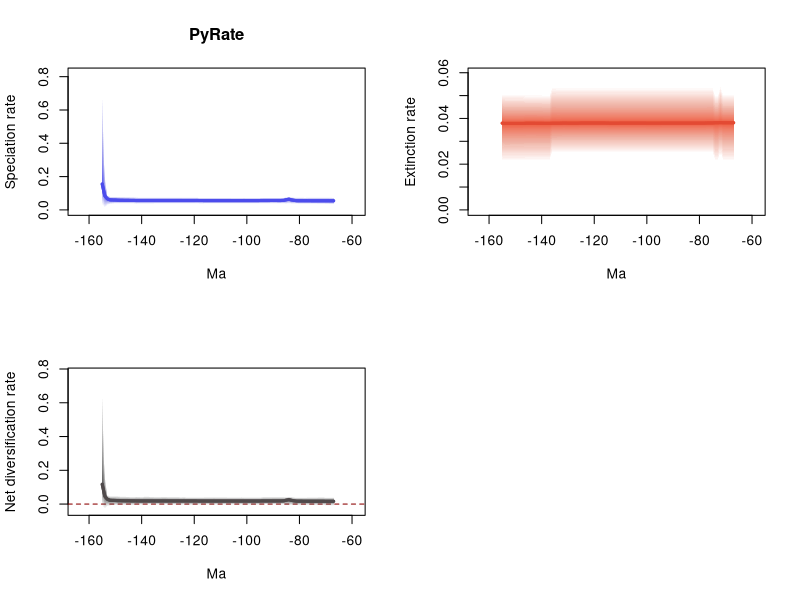

This chart was generated by the following R code:
# 1 files combined:
# 	./PyRate_Inputs_2_BDMCMC_Grj_marginal_rates.log

# 95% HPDs calculated using code from Biopy (https://www.cs.auckland.ac.nz/~yhel002/biopy/)

pdf(file='./PyRate_Inputs_2_BDMCMC_Grj_marginal_rates_RTT.pdf',width=10.8, height=8.4)
par(mfrow=c(2,2))
library(scales)
plot_RTT <- function (age,hpd_M,hpd_m,mean_m,color){
    N=100
    beta=(1:(N-1))/N
    alpha_shape=0.25
    cat=1-(beta^(1./alpha_shape))
    for (i in 1:(N-1)){
        trans= 1/N + 2/N
        polygon(c(age, rev(age)), c(hpd_M-((hpd_M-mean_m)*cat[i]), rev(hpd_m+((mean_m-hpd_m)*cat[i]))), col = alpha(color,trans), border = NA)
    }
    lines(rev(age), rev(mean_m), col = color, lwd=3)
}
    
L_hpd_m95=c(NA, NA,NA,NA,NA,NA,NA,NA,NA,NA,NA,NA,NA,NA,NA,NA,NA,NA,NA,NA,NA,NA,NA,NA,NA,NA,NA,NA,NA,NA,NA,NA,NA,NA,NA,NA,NA,NA,NA,NA,NA,NA,NA,NA,NA,NA,NA,NA,NA,NA,NA,NA,NA,NA,NA,NA,NA,NA,NA,NA,NA,NA,NA,NA,NA,NA,NA,0.033132845297311,0.033132845297311,0.034170276833524,0.034390557631366,0.035407659388269,0.035407659388269,0.035407659388269,0.035554231716987,0.035554231716987,0.035554231716987,0.035407659388269,0.035407659388269,0.036279137392553,0.035923321981121,0.036522135614682,0.036522135614682,0.035923321981121,0.037615710340222,0.035923321981121,0.037090063607033,0.037090063607033,0.037090063607033,0.037090063607033,0.037090063607033,0.037090063607033,0.03718623914533,0.037090063607033,0.037090063607033,0.037090063607033,0.037090063607033,0.037090063607033,0.037090063607033,0.037090063607033,0.037090063607033,0.03718623914533,0.037090063607033,0.037090063607033,0.037090063607033,0.037090063607033,0.03718623914533,0.03718623914533,0.037090063607033,0.037090063607033,0.037090063607033,0.037090063607033,0.037090063607033,0.037090063607033,0.037090063607033,0.037090063607033,0.037090063607033,0.036522135614682,0.036522135614682,0.037725770912942,0.03718623914533,0.03718623914533,0.03718623914533,0.037090063607033,0.037090063607033,0.037090063607033,0.037090063607033,0.037090063607033,0.037090063607033,0.037090063607033,0.037090063607033,0.037090063607033,0.037090063607033,0.037090063607033,0.037090063607033,0.037090063607033,0.036522135614682,0.036522135614682,0.036522135614682,0.036522135614682,0.036522135614682,0.036279137392553,0.035923321981121,0.037090063607033,0.037090063607033,0.037090063607033,0.037090063607033,0.03718623914533,0.037090063607033,0.037431744303712,0.037090063607033,0.035923321981121,0.034390557631366,0.028352001099836,0.011155280488353,0.027296947713953)
L_hpd_M95=c(NA, NA,NA,NA,NA,NA,NA,NA,NA,NA,NA,NA,NA,NA,NA,NA,NA,NA,NA,NA,NA,NA,NA,NA,NA,NA,NA,NA,NA,NA,NA,NA,NA,NA,NA,NA,NA,NA,NA,NA,NA,NA,NA,NA,NA,NA,NA,NA,NA,NA,NA,NA,NA,NA,NA,NA,NA,NA,NA,NA,NA,NA,NA,NA,NA,NA,NA,0.075068440448936,0.075359951977402,0.075660834634537,0.075660834634537,0.075660834634537,0.075660834634537,0.075660834634537,0.075660834634537,0.075660834634537,0.075660834634537,0.075359951977402,0.075068440448936,0.075660834634537,0.075660834634537,0.075660834634537,0.075660834634537,0.077612314506227,0.080597125366333,0.076979334022678,0.074791546422418,0.074106934449482,0.074106934449482,0.074106934449482,0.074106934449482,0.074106934449482,0.074106934449482,0.073925871897691,0.073925871897691,0.073440605465798,0.073440605465798,0.073440605465798,0.073440605465798,0.073440605465798,0.073925871897691,0.074106934449482,0.073925871897691,0.073925871897691,0.073925871897691,0.073925871897691,0.074106934449482,0.074106934449482,0.074106934449482,0.074106934449482,0.074106934449482,0.074106934449482,0.074106934449482,0.074106934449482,0.074106934449482,0.074106934449482,0.074106934449482,0.074106934449482,0.074106934449482,0.075660834634537,0.075359951977402,0.075359951977402,0.075359951977402,0.075359951977402,0.075359951977402,0.075660834634537,0.075660834634537,0.075660834634537,0.075660834634537,0.075660834634537,0.075660834634537,0.075660834634537,0.075660834634537,0.075660834634537,0.075660834634537,0.075660834634537,0.075660834634537,0.075660834634537,0.075660834634537,0.075660834634537,0.075660834634537,0.075660834634537,0.076257078403613,0.078031837006164,0.078031837006164,0.078931810110979,0.079068812698501,0.079566750399445,0.07977508436553,0.080597125366333,0.080961025222847,0.080961025222847,0.080961025222847,0.090212540175157,0.211875882957203,0.744561066366308)
M_hpd_m95=c(NA, NA,NA,NA,NA,NA,NA,NA,NA,NA,NA,NA,NA,NA,NA,NA,NA,NA,NA,NA,NA,NA,NA,NA,NA,NA,NA,NA,NA,NA,NA,NA,NA,NA,NA,NA,NA,NA,NA,NA,NA,NA,NA,NA,NA,NA,NA,NA,NA,NA,NA,NA,NA,NA,NA,NA,NA,NA,NA,NA,NA,NA,NA,NA,NA,NA,NA,0.020978437178329,0.020978437178329,0.020978437178329,0.020978437178329,0.020978437178329,0.024751059191146,0.020978437178329,0.020978437178329,0.024751059191146,0.024751059191146,0.024751059191146,0.02479168145351,0.02479168145351,0.02479168145351,0.02479168145351,0.02479168145351,0.02479168145351,0.02479168145351,0.02479168145351,0.02479168145351,0.02479168145351,0.02479168145351,0.02479168145351,0.02479168145351,0.02479168145351,0.02479168145351,0.02479168145351,0.02479168145351,0.02479168145351,0.02479168145351,0.02479168145351,0.02479168145351,0.02479168145351,0.02479168145351,0.02479168145351,0.02479168145351,0.02479168145351,0.02479168145351,0.02479168145351,0.02479168145351,0.02479168145351,0.02479168145351,0.02479168145351,0.02479168145351,0.02479168145351,0.02479168145351,0.02479168145351,0.02479168145351,0.024751059191146,0.024751059191146,0.024751059191146,0.024751059191146,0.024751059191146,0.024751059191146,0.024751059191146,0.024751059191146,0.024751059191146,0.024751059191146,0.024751059191146,0.024751059191146,0.024751059191146,0.024751059191146,0.024751059191146,0.024751059191146,0.024751059191146,0.024751059191146,0.024751059191146,0.024751059191146,0.024751059191146,0.024751059191146,0.020978437178329,0.020978437178329,0.020978437178329,0.020978437178329,0.020978437178329,0.020978437178329,0.020978437178329,0.020978437178329,0.020978437178329,0.020978437178329,0.020978437178329,0.020978437178329,0.020978437178329,0.020978437178329,0.020978437178329,0.020978437178329,0.020978437178329,0.020978437178329,0.020978437178329)
M_hpd_M95=c(NA, NA,NA,NA,NA,NA,NA,NA,NA,NA,NA,NA,NA,NA,NA,NA,NA,NA,NA,NA,NA,NA,NA,NA,NA,NA,NA,NA,NA,NA,NA,NA,NA,NA,NA,NA,NA,NA,NA,NA,NA,NA,NA,NA,NA,NA,NA,NA,NA,NA,NA,NA,NA,NA,NA,NA,NA,NA,NA,NA,NA,NA,NA,NA,NA,NA,NA,0.050666124522385,0.050666124522385,0.050666124522385,0.050666124522385,0.050666124522385,0.054231847117506,0.050418544905028,0.050418544905028,0.053767558972792,0.053767558972792,0.053767558972792,0.053767558972792,0.053767558972792,0.053767558972792,0.053767558972792,0.053767558972792,0.053767558972792,0.053767558972792,0.053767558972792,0.053767558972792,0.053767558972792,0.053767558972792,0.053767558972792,0.053767558972792,0.053767558972792,0.053767558972792,0.053767558972792,0.053767558972792,0.053767558972792,0.053767558972792,0.053767558972792,0.053767558972792,0.053767558972792,0.053767558972792,0.053767558972792,0.053767558972792,0.053767558972792,0.053767558972792,0.053767558972792,0.053767558972792,0.053767558972792,0.053767558972792,0.053767558972792,0.053767558972792,0.053767558972792,0.053767558972792,0.053767558972792,0.053767558972792,0.053767558972792,0.053767558972792,0.053767558972792,0.053767558972792,0.053767558972792,0.053767558972792,0.053767558972792,0.053767558972792,0.053767558972792,0.053767558972792,0.053767558972792,0.053767558972792,0.053767558972792,0.053767558972792,0.053767558972792,0.053767558972792,0.053767558972792,0.053767558972792,0.053767558972792,0.053767558972792,0.053993831972511,0.053993831972511,0.050418544905028,0.050418544905028,0.050418544905028,0.050549088525057,0.050549088525057,0.050549088525057,0.050549088525057,0.050549088525057,0.050549088525057,0.050549088525057,0.050666124522385,0.050666124522385,0.050666124522385,0.050666124522385,0.050666124522385,0.050666124522385,0.050666124522385,0.050666124522385,0.051023370517155)
R_hpd_m95=c(NA, NA,NA,NA,NA,NA,NA,NA,NA,NA,NA,NA,NA,NA,NA,NA,NA,NA,NA,NA,NA,NA,NA,NA,NA,NA,NA,NA,NA,NA,NA,NA,NA,NA,NA,NA,NA,NA,NA,NA,NA,NA,NA,NA,NA,NA,NA,NA,NA,NA,NA,NA,NA,NA,NA,NA,NA,NA,NA,NA,NA,NA,NA,NA,NA,NA,NA,-0.00981817672663,-0.00981817672663,-0.00981817672663,-0.00981817672663,-0.007435949705008,-0.007435949705008,-0.007435949705008,-0.007435949705008,-0.007300328778467,-0.007435949705008,-0.007435949705008,-0.007300328778467,-0.007300328778467,-0.007300328778467,-0.007435949705008,-0.007300328778467,-0.00676066576034,-0.008875245937565,-0.008875245937565,-0.003464693364146,-0.003464693364146,-0.003464693364146,-0.003464693364146,-0.003464693364146,-0.003464693364146,-0.003320258670422,-0.003127245948806,-0.003127245948806,-0.005758771968773,-0.005758771968773,-0.005758771968773,-0.005758771968773,-0.005758771968773,-0.005758771968773,-0.005758771968773,-0.00430707925752,-0.00430707925752,-0.00430707925752,-0.00430707925752,-0.00430707925752,-0.00430707925752,-0.00430707925752,-0.00430707925752,-0.00430707925752,-0.00430707925752,-0.00430707925752,-0.00430707925752,-0.00430707925752,-0.00430707925752,-0.00430707925752,-0.005758771968773,-0.005758771968773,-0.005758771968773,-0.006561791461306,-0.006561791461306,-0.006561791461306,-0.00676066576034,-0.004043008139048,-0.007435949705008,-0.005053174374063,-0.005053174374063,-0.005053174374063,-0.005053174374063,-0.005053174374063,-0.003464693364146,-0.003464693364146,-0.00430707925752,-0.00430707925752,-0.00430707925752,-0.003464693364146,-0.003464693364146,-0.003464693364146,-0.003464693364146,-0.005758771968773,-0.00430707925752,-0.00460761445351,-0.007435949705008,-0.007435949705008,-0.006810686806875,-0.006561791461306,-0.006810686806875,-0.007435949705008,-0.006561791461306,-0.007435949705008,-0.008875245937565,-0.01035898491175,-0.014244643739018,-0.031262900790534,-0.014822902353274)
R_hpd_M95=c(NA, NA,NA,NA,NA,NA,NA,NA,NA,NA,NA,NA,NA,NA,NA,NA,NA,NA,NA,NA,NA,NA,NA,NA,NA,NA,NA,NA,NA,NA,NA,NA,NA,NA,NA,NA,NA,NA,NA,NA,NA,NA,NA,NA,NA,NA,NA,NA,NA,NA,NA,NA,NA,NA,NA,NA,NA,NA,NA,NA,NA,NA,NA,NA,NA,NA,NA,0.040829065987842,0.040829065987842,0.040727932147242,0.040727932147242,0.042293459083828,0.041881860154397,0.041881860154397,0.041308069595391,0.040829065987842,0.040829065987842,0.040829065987842,0.040727932147242,0.040727932147242,0.040829065987842,0.040366632248854,0.040727932147242,0.043818737535391,0.043818737535391,0.041881860154397,0.043818737535391,0.043818737535391,0.043818737535391,0.043818737535391,0.043818737535391,0.043818737535391,0.043818737535391,0.043818737535391,0.043818737535391,0.040829065987842,0.040829065987842,0.040829065987842,0.040829065987842,0.040829065987842,0.040829065987842,0.040829065987842,0.041881860154397,0.041308069595391,0.041308069595391,0.041308069595391,0.041308069595391,0.041308069595391,0.041881860154397,0.041881860154397,0.041881860154397,0.041881860154397,0.041881860154397,0.041881860154397,0.041881860154397,0.041881860154397,0.041881860154397,0.040829065987842,0.040829065987842,0.041308069595391,0.040829065987842,0.040829065987842,0.040829065987842,0.040829065987842,0.043818737535391,0.041308069595391,0.043818737535391,0.043818737535391,0.043818737535391,0.043818737535391,0.043818737535391,0.045649700323145,0.045649700323145,0.044309451035741,0.044309451035741,0.044309451035741,0.045649700323145,0.04598034896795,0.04598034896795,0.04598034896795,0.043818737535391,0.045649700323145,0.04598034896795,0.043818737535391,0.043818737535391,0.045649700323145,0.04598034896795,0.046282323531091,0.046282323531091,0.048246592044078,0.048670232864177,0.048670232864177,0.048246592044078,0.054801738211965,0.181098687447106,0.702996896663668)
L_mean=c(NA, NA,NA,NA,NA,NA,NA,NA,NA,NA,NA,NA,NA,NA,NA,NA,NA,NA,NA,NA,NA,NA,NA,NA,NA,NA,NA,NA,NA,NA,NA,NA,NA,NA,NA,NA,NA,NA,NA,NA,NA,NA,NA,NA,NA,NA,NA,NA,NA,NA,NA,NA,NA,NA,NA,NA,NA,NA,NA,NA,NA,NA,NA,NA,NA,NA,NA,0.05464844252755,0.054639235567401,0.054709948977521,0.054759897075311,0.054848648901249,0.054848648901249,0.054848648901249,0.054906223968775,0.054906223968775,0.054969390393797,0.054989879226215,0.05501969395345,0.055044826338948,0.055117742442952,0.055204808594925,0.057056602648985,0.059874612791993,0.064075989302499,0.061071204692406,0.057056445639052,0.056537001936712,0.056537001936712,0.056557444576085,0.056557444576085,0.056557444576085,0.056453212235612,0.056289729201237,0.056289729201237,0.056166458353543,0.05606967883053,0.05606967883053,0.056086496469942,0.05608014273456,0.056044117177623,0.056068695001035,0.055989671316171,0.056008157677905,0.056008157677905,0.056008157677905,0.05603164798527,0.05603164798527,0.05607523152344,0.056070860055851,0.056070860055851,0.056070860055851,0.056070860055851,0.056070860055851,0.056070860055851,0.056070860055851,0.056099887456668,0.056144647455729,0.056144647455729,0.056253292518056,0.056310028085954,0.056310028085954,0.056310028085954,0.056327384210263,0.056355179649347,0.056372815631733,0.056372815631733,0.056372815631733,0.056372815631733,0.056365092522733,0.056365092522733,0.056386758563126,0.056295429071982,0.056295429071982,0.056295373554727,0.056295373554727,0.056345511243289,0.056345511243289,0.056345511243289,0.056345511243289,0.056345511243289,0.056416284395232,0.056470791455304,0.056643342887522,0.056643342887522,0.057137691522825,0.057153165473957,0.057406140441973,0.057693344352032,0.057967208470631,0.059098314153519,0.059415879644381,0.060166256700732,0.065857630219968,0.084020780077866,0.155283375271091)
M_mean=c(NA, NA,NA,NA,NA,NA,NA,NA,NA,NA,NA,NA,NA,NA,NA,NA,NA,NA,NA,NA,NA,NA,NA,NA,NA,NA,NA,NA,NA,NA,NA,NA,NA,NA,NA,NA,NA,NA,NA,NA,NA,NA,NA,NA,NA,NA,NA,NA,NA,NA,NA,NA,NA,NA,NA,NA,NA,NA,NA,NA,NA,NA,NA,NA,NA,NA,NA,0.038108418908023,0.038108418908023,0.038108418908023,0.038116940438932,0.038116940438932,0.038141594740489,0.038113620095922,0.038113620095922,0.038017836475356,0.038017836475356,0.038017836475356,0.037973231458829,0.037973231458829,0.037973231458829,0.037973231458829,0.037973231458829,0.037973231458829,0.037973231458829,0.037973231458829,0.037973231458829,0.037971968220021,0.037971968220021,0.037971968220021,0.037971968220021,0.037971968220021,0.037971968220021,0.037971968220021,0.037971968220021,0.037948846195913,0.037948846195913,0.037948846195913,0.037948846195913,0.037948846195913,0.037948846195913,0.037960469671377,0.037960469671377,0.037960469671377,0.037960469671377,0.037960469671377,0.037960469671377,0.037960469671377,0.037960469671377,0.037960469671377,0.037960469671377,0.037935389810898,0.037935389810898,0.037935389810898,0.037935389810898,0.037972859286782,0.037983632454155,0.037983632454155,0.037983632454155,0.037983632454155,0.037983632454155,0.037983632454155,0.037983632454155,0.037983632454155,0.037983632454155,0.037983632454155,0.037946166436041,0.037946166436041,0.037946166436041,0.037946166436041,0.037946166436041,0.037959945589218,0.037959945589218,0.037917246687228,0.037917246687228,0.037902570905502,0.037902570905502,0.03786263891305,0.03786263891305,0.03786263891305,0.03788102483736,0.03788102483736,0.037890208085279,0.037894682846667,0.037894682846667,0.037894682846667,0.037894682846667,0.037812275344805,0.037812275344805,0.037812275344805,0.037812275344805,0.037812275344805,0.037812275344805,0.03780676562925,0.03780676562925,0.037935482553607)
R_mean=c(NA, NA,NA,NA,NA,NA,NA,NA,NA,NA,NA,NA,NA,NA,NA,NA,NA,NA,NA,NA,NA,NA,NA,NA,NA,NA,NA,NA,NA,NA,NA,NA,NA,NA,NA,NA,NA,NA,NA,NA,NA,NA,NA,NA,NA,NA,NA,NA,NA,NA,NA,NA,NA,NA,NA,NA,NA,NA,NA,NA,NA,NA,NA,NA,NA,NA,NA,0.016540023619527,0.016530816659379,0.016601530069498,0.016642956636378,0.016731708462316,0.01670705416076,0.016735028805327,0.016792603872853,0.016888387493419,0.01695155391844,0.016972042750858,0.017046462494621,0.017071594880119,0.017144510984123,0.017231577136096,0.019083371190156,0.021901381333165,0.02610275784367,0.023097973233578,0.019083214180223,0.018565033716692,0.018565033716692,0.018585476356064,0.018585476356064,0.018585476356064,0.018481244015592,0.018317760981216,0.018317760981216,0.01821761215763,0.018120832634617,0.018120832634617,0.018137650274028,0.018131296538647,0.01809527098171,0.018108225329658,0.018029201644794,0.018047688006528,0.018047688006528,0.018047688006528,0.018071178313893,0.018071178313893,0.018114761852063,0.018110390384474,0.018110390384474,0.018135470244953,0.018135470244953,0.018135470244953,0.018135470244953,0.018098000769069,0.018116255002513,0.018161015001573,0.018161015001573,0.018269660063901,0.018326395631799,0.018326395631799,0.018326395631799,0.018343751756108,0.018371547195191,0.018389183177578,0.018426649195692,0.018426649195692,0.018426649195692,0.018418926086692,0.018418926086692,0.018426812973908,0.018335483482764,0.018378182384754,0.018378126867499,0.018392802649225,0.018442940337787,0.018482872330239,0.018482872330239,0.018482872330239,0.018464486405929,0.018535259557871,0.018580583370025,0.018748660040856,0.018748660040856,0.019243008676158,0.01925848262729,0.019593865097168,0.019881069007227,0.020154933125826,0.021286038808715,0.021603604299576,0.022353981355928,0.028050864590719,0.046214014448617,0.117347892717484)
trans=0.5
age=(0:(156-1))* -1
plot(age,age,type = 'n', ylim = c(0, 0.8190171730029389), xlim = c(-163.8,-59.2), ylab = 'Speciation rate', xlab = 'Ma',main='PyRate' )
plot_RTT(age,L_hpd_M95,L_hpd_m95,L_mean,"#4c4cec")
lines(rev(age), rev(L_mean), col = "#4c4cec", lwd=3)
plot(age,age,type = 'n', ylim = c(0, 0.059655031829256605), xlim = c(-163.8,-59.2), ylab = 'Extinction rate', xlab = 'Ma' )
plot_RTT(age,M_hpd_M95,M_hpd_m95,M_mean,"#e34a33")
lines(rev(age), rev(M_mean), col = "#e34a33", lwd=3)
plot(age,age,type = 'n', ylim = c(-0.03438919086958741, 0.773296586330035), xlim = c(-163.8,-59.2), ylab = 'Net diversification rate', xlab = 'Ma' )
abline(h=0,lty=2,col="darkred")
plot_RTT(age,R_hpd_M95,R_hpd_m95,R_mean,"#504A4B")
lines(rev(age), rev(R_mean), col = "#504A4B", lwd=3)
n <- dev.off()